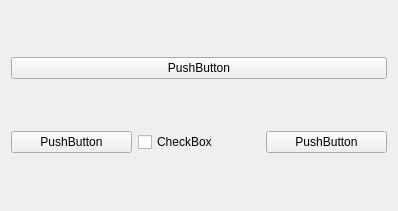
<?xml version="1.0" encoding="UTF-8"?>
<ui version="4.0">
 <class>Form</class>
 <widget class="QWidget" name="Form">
  <property name="enabled">
   <bool>true</bool>
  </property>
  <property name="geometry">
   <rect>
    <x>0</x>
    <y>0</y>
    <width>398</width>
    <height>211</height>
   </rect>
  </property>
  <property name="windowTitle">
   <string>Form</string>
  </property>
  <layout class="QGridLayout" name="gridLayout">
   <item row="1" column="1">
    <widget class="QCheckBox" name="checkBox">
     <property name="text">
      <string>CheckBox</string>
     </property>
    </widget>
   </item>
   <item row="1" column="0">
    <widget class="QPushButton" name="pushButton_2">
     <property name="text">
      <string>PushButton</string>
     </property>
    </widget>
   </item>
   <item row="1" column="2">
    <widget class="QPushButton" name="pushButton">
     <property name="text">
      <string>PushButton</string>
     </property>
    </widget>
   </item>
   <item row="0" column="0" colspan="3">
    <widget class="QPushButton" name="pushButton_3">
     <property name="text">
      <string>PushButton</string>
     </property>
    </widget>
   </item>
  </layout>
 </widget>
 <resources/>
 <connections/>
</ui>
